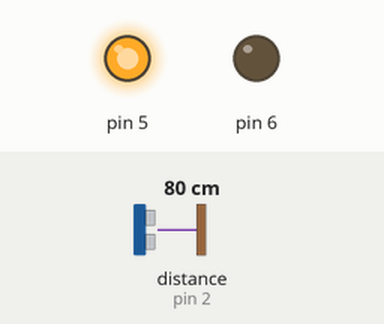
This sketch was run on a simulated Arduino Uno, built with avr-gcc and run on an emulated ATmega328P. Parts: output pins drawn as LEDs (lit = HIGH). The inputs (shaded band) are chosen by the test bench; at power-on: distance to the obstacle (sensor on pin 2) 80 cm. The echo pulse lasts 58.3 µs per cm; what the sketch prints to the serial monitor is not drawn.

Above: at 1.2 s.
1.3 s: distance to the obstacle (sensor on pin 2) set to 18 cm
2.8 s: distance to the obstacle (sensor on pin 2) set to 14 cm
At 3.3 s:
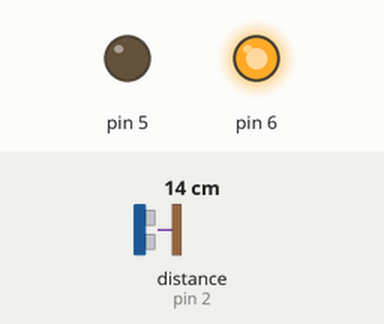
4.5 s: distance to the obstacle (sensor on pin 2) set to 35 cm
At 4.9 s:
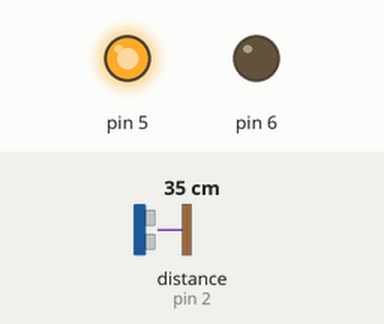
6.0 s: distance to the obstacle (sensor on pin 2) set to 2 cm
At 6.5 s:
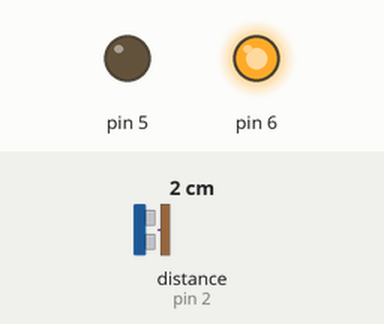
Timing chart, 0 to 8.5 s (numbered marks = the images above; inputs shaded):
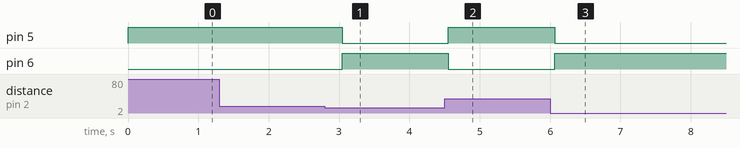

Measured:
- the behaviour switches between 17 and 16 cm on distance to the obstacle (sensor on pin 2) (found by bisection; images 0 and 1)
- after the input at 1.3 s, every drawn part: stays the same
- after the input at 2.8 s, pin 5: HIGH → LOW after 0.24 s; pin 6: LOW → HIGH after 0.24 s
- after the input at 4.5 s, pin 5: LOW → HIGH after 0.05 s; pin 6: HIGH → LOW after 0.05 s
- after the input at 6.0 s, pin 5: HIGH → LOW after 0.07 s; pin 6: LOW → HIGH after 0.07 s

The sketch:

sketch.ino
```cpp
#include <NewPing.h>

//#define TRIGGER_PIN 3
//#define ECHO_PIN 2
//#define MAX_DISTANCE 200 //testBoxLength

NewPing sonar(3, 2, 200);

//global variables
int boxLength = 17;
bool last = false;

void setup() {
  // put your setup code here, to run once:
  Serial.begin(9600);
  pinMode(5, OUTPUT);
  pinMode(6, OUTPUT);
  digitalWrite(5, HIGH);
  digitalWrite(6, LOW);

}

void loop () {
  //put your main code here, to run repeatedly:
  int ping = sonar.ping_cm();
  if (ping < boxLength && !last) {
      //Serial.println(ping);
      Serial.write('1');
      digitalWrite(5, LOW);
      digitalWrite(6, HIGH);
      last = true;
    }
   else if (ping >= boxLength && last) {
      Serial.write('0');
      digitalWrite(5, HIGH);
      digitalWrite(6, LOW);
      last = false;
  }
  delay(250);
}
```
